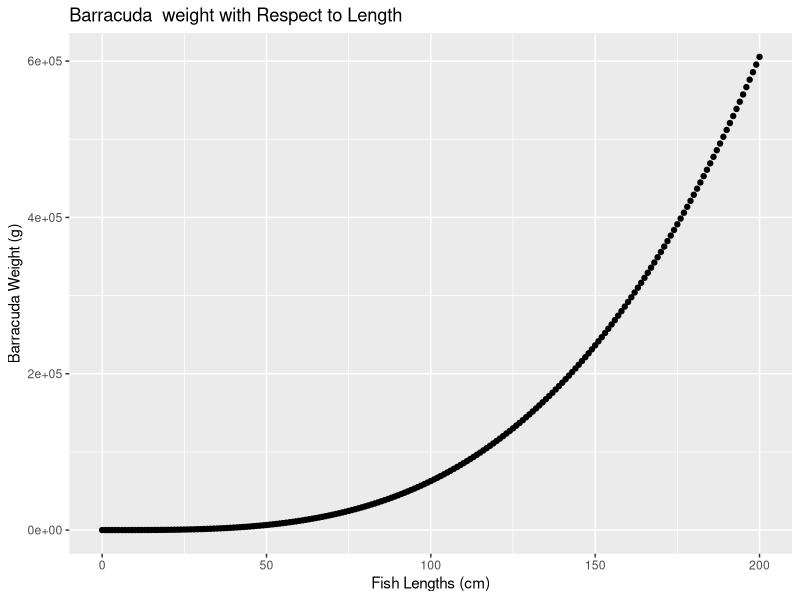

This figure's R source:
## ---- chunk 1
knitr::opts_chunk$set(echo = TRUE)
library(tidyverse)
## ---- chunk 2
fish_weight <- function(a, b, L) {
  W = a * (L^b)
}

(milkfish <- fish_weight(a = 0.905, b = 2.52, L = 60))

(trevally <- fish_weight(a = 0.0353, b = 3.05, L = 60))

(barracuda <- fish_weight(a = 0.0181, b = 3.27, L = 60))
## ---- chunk 3
fish_length <- seq(from = 0, to = 200, by = 1)

(barracuda_weight <- fish_weight(a = 0.0181, b = 3.27, L = fish_length))

fish_data <- data.frame(fish_length, barracuda_weight)

ggplot(data = fish_data, aes(x = fish_length, y = barracuda_weight)) +
  geom_point() +
  labs(x = "Fish Lengths (cm)",
       y = "Barracuda Weight (g)",
       title = "Barracuda  weight with Respect to Length")

